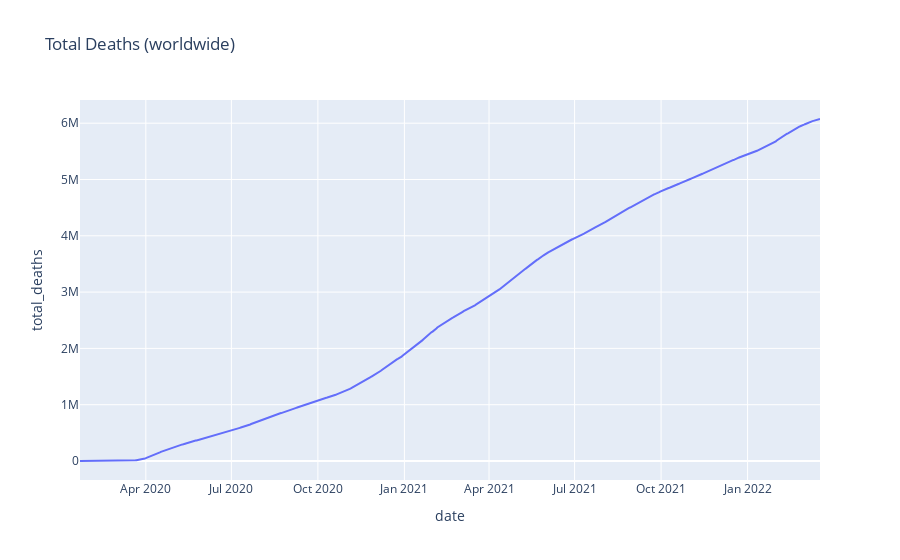

This figure's notebook cell:
### Markdown cell above
Total Deaths (worldwide)

### Code cell
px.line(world_data, y="total_deaths", title="Total Deaths (worldwide)")

### Figure 1 — Plotly figure (JSON) as saved in the notebook; plotly's stock layout.template omitted (floating-point values rounded to 4 significant figures; data arrays with more than 128 entries replaced by an {"elided": "..."} marker saying what was removed)
{"data": [{"hovertemplate": "date=%{x}<br>total_deaths=%{y}<extra></extra>", "legendgroup": "", "line": {"color": "#636efa", "dash": "solid"}, "marker": {"symbol": "circle"}, "mode": "lines", "name": "", "orientation": "v", "showlegend": false, "type": "scatter", "x": {"elided": "788 str values"}, "xaxis": "x", "y": {"elided": "788 int values"}, "yaxis": "y"}], "layout": {"legend": {"tracegroupgap": 0}, "title": {"text": "Total Deaths (worldwide)"}, "xaxis": {"anchor": "y", "domain": [0, 1], "title": {"text": "date"}}, "yaxis": {"anchor": "x", "domain": [0, 1], "title": {"text": "total_deaths"}}}}
